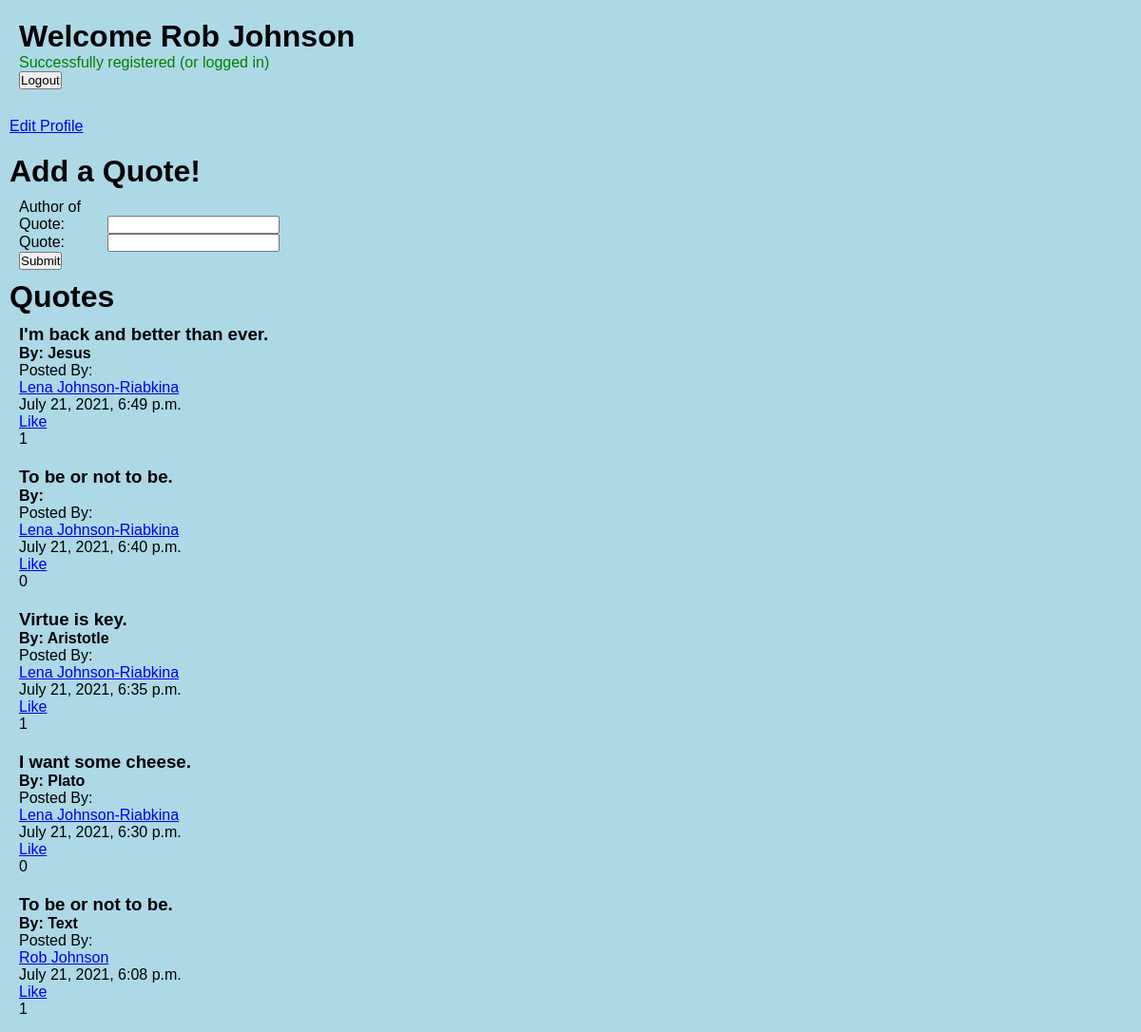
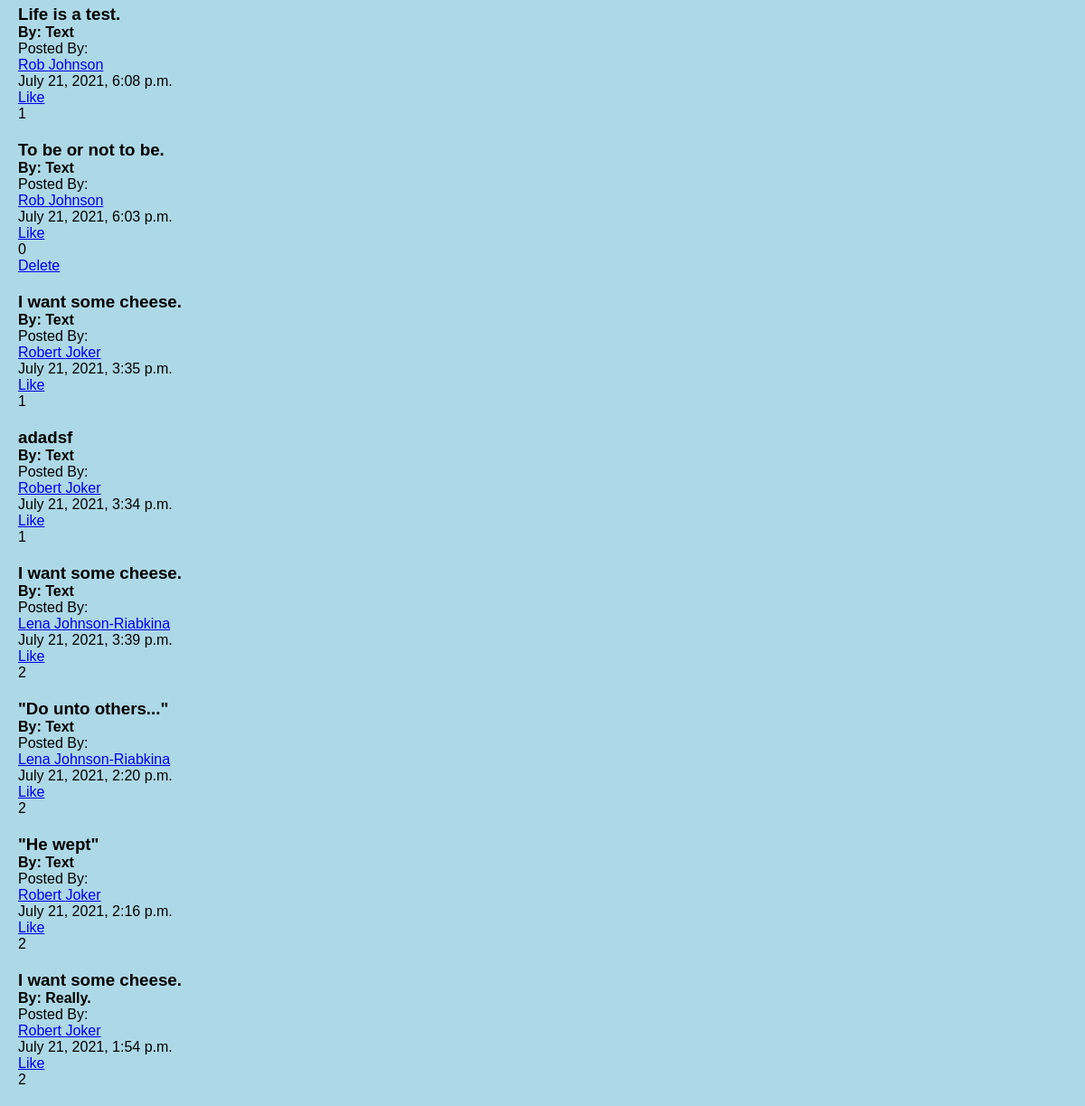
/success (signed in), run on the app's committed database (2 pictures, top to bottom).
### QuotesApp/models.py (models this page shows)
class User(models.Model):
    first_name = models.CharField(max_length=255, default='Robert')
    last_name = models.CharField(max_length=255, default='Johnson')
    email = models.CharField(max_length=255, default='kuyperhouse@gmail.com')
    password = models.CharField(max_length=255)
    created_at = models.DateTimeField(auto_now_add=True)
    updated_at = models.DateTimeField(auto_now=True)
    objects = UserManager()

class Books(models.Model):
    message = models.CharField(max_length=255)
    description = models.CharField(max_length=255, default="Text")
    poster =models.ForeignKey(User, related_name="user_messages", on_delete=models.CASCADE)
    users_who_like = models.ManyToManyField(User, related_name="liked_books")
    granted_wish =models.BooleanField(default=False)
    user_who_grants = models.ForeignKey(User, related_name="wish_granted", on_delete=models.CASCADE, null=True)
    created_at = models.DateTimeField(auto_now_add=True)
    updated_at = models.DateTimeField(auto_now=True)
    objects = MessageManager()

### QuotesApp/views.py (the view)
# urls.py: path('success', views.success),
def success(request):
    if 'user_id' not in request.session:
        return redirect('/')
    this_user = User.objects.filter(id=request.session['user_id'])
    context = {
        'user': this_user[0],
        'wall_messages' : Books.objects.all(),
        'current_user': User.objects.get(id=request.session['user_id']),
        'how_many' : Books.objects.filter(granted_wish=True).count,
        'how_many2' : Books.objects.filter(user_who_grants=request.session['user_id']).count,
        'how_many3' : Books.objects.filter(granted_wish=False).count,
    }
    return render(request, 'success.html', context)

### QuotesApp/templates/success.html (shortened to what this page needs)
<!DOCTYPE html>
<html lang="en">
<head>
    {% load static %}
    <link rel="stylesheet" href="{% static '/css/style.css' %}">
</head>
<body>
    <div class="wrapper">
        <h1>Welcome {{user.first_name}} {{user.last_name}}</h1>
        {% if request.session.user_id %}
        <p class='green'>Successfully registered (or logged in)</p>
        {% endif %}
        <a href="/logout"><button>Logout</button></a>
    </div>
<div>
    <a href="/edit/{{user.id}}" role="button" class="btn btn-danger">Edit Profile</a>
</div>
<div>
<h1>Add a Quote!</h1>
<form action="/post_title" method="post">
    <div class="form-group">
        <label for="title">Author of Quote:</label>
        <input type="text" class="form-control" name="description">
        <label for="title">Quote:</label>
        <input type="text" class="form-control" name="message">
    <button type="submit" class="btn btn-primary">Submit</button>
</form>
</div>
    <h1>Quotes</h1>
    {% for wish in wall_messages reversed %}
        <div class='one_post'>
                <h3>{{wish.message}}</h3>
                <h4>By: {{wish.description}}</h4>
                <p>Posted By:</p><a href="/quote_page/{{wish.poster.id}}">{{wish.poster.first_name}} {{wish.poster.last_name}}</a>
                <p>{{wish.updated_at}}</p>
                <a href="/like_message1/{{wish.id}}">Like</a>
                <p>{{wish.users_who_like.count}}</p>
                {% if current_user.id == wish.user_who_grants.id %}
                <a href="/delete_message/{{wish.id}}">Delete</a>
                {% endif %}
        </div>
        {% endfor %}
</body>
</html>

### QuotesApp/static/css/style.css (style rules this page uses)
* { padding: 0; margin: 0; font-family: sans-serif; }
.wrapper { padding: 20px; }
div { padding: 10px; }
body { background-color: lightblue }
.form-control { width: 60%; }
label { width: 30%; }
.form-group { width: 25%; }
.form-group>* { display: inline-block; }
.green { color: green; }

### data on the page
User: first_name "Rob", last_name "Johnson"
Books: message "I'm back and better than ever.", description "Jesus", poster.first_name "Lena", poster.last_name "Johnson-Riabkina", updated_at "July 21, 2021, 6:49 p.m.", users_who_like.count "1"
Books: message "To be or not to be.", poster.first_name "Lena", poster.last_name "Johnson-Riabkina", updated_at "July 21, 2021, 6:40 p.m.", users_who_like.count "0"
Books: message "Virtue is key.", description "Aristotle", poster.first_name "Lena", poster.last_name "Johnson-Riabkina", updated_at "July 21, 2021, 6:35 p.m.", users_who_like.count "1"
Books: message "I want some cheese.", description "Plato", poster.first_name "Lena", poster.last_name "Johnson-Riabkina", updated_at "July 21, 2021, 6:30 p.m.", users_who_like.count "0"
Books: message "To be or not to be.", description "Text", poster.first_name "Rob", poster.last_name "Johnson", updated_at "July 21, 2021, 6:08 p.m.", users_who_like.count "1"
Books: message "Life is a test.", description "Text", poster.first_name "Rob", poster.last_name "Johnson", updated_at "July 21, 2021, 6:08 p.m.", users_who_like.count "1"
Books: message "To be or not to be.", description "Text", poster.first_name "Rob", poster.last_name "Johnson", updated_at "July 21, 2021, 6:03 p.m.", users_who_like.count "0"
Books: message "I want some cheese.", description "Text", poster.first_name "Robert", poster.last_name "Joker", updated_at "July 21, 2021, 3:35 p.m.", users_who_like.count "1"
Books: message "adadsf", description "Text", poster.first_name "Robert", poster.last_name "Joker", updated_at "July 21, 2021, 3:34 p.m.", users_who_like.count "1"
Books: message "I want some cheese.", description "Text", poster.first_name "Lena", poster.last_name "Johnson-Riabkina", updated_at "July 21, 2021, 3:39 p.m.", users_who_like.count "2"
Books: message "\"Do unto others...\"", description "Text", poster.first_name "Lena", poster.last_name "Johnson-Riabkina", updated_at "July 21, 2021, 2:20 p.m.", users_who_like.count "2"
Books: message "\"He wept\"", description "Text", poster.first_name "Robert", poster.last_name "Joker", updated_at "July 21, 2021, 2:16 p.m.", users_who_like.count "2"
Books: message "I want some cheese.", description "Really.", poster.first_name "Robert", poster.last_name "Joker", updated_at "July 21, 2021, 1:54 p.m.", users_who_like.count "2"
